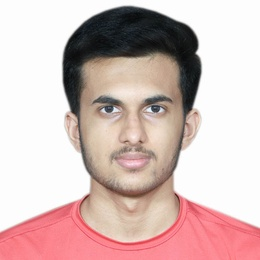
%> input picture Sem 5/IVP/Assignments/Asgn5/VATSALBHUVA.jpeg, 260 x 260 px, shrunk from 600 x 600 before the run
$ octave IIT2022004_q1.m   (GNU Octave 9; MATLAB toolbox functions it lacks are replaced by stand-ins)
%> lines starting %> are read from the running program, lines starting %| are printed output that depends on the picture
% Read the facial image
image = imread('VATSALBHUVA.jpeg');
%> image is the input picture: size 260x260x3 uint8; mean R, G, B 212.4, 188.5, 185.7
image = double(image);
%> image: size 260x260x3 double

% Convert the image to grayscale
gray_image = 0.2989 * image(:,:,1) + 0.5870 * image(:,:,2) + 0.1140 * image(:,:,3);
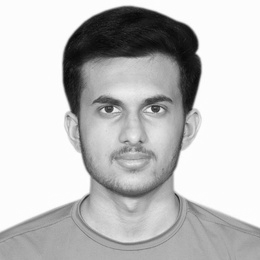
%> gray_image: size 260x260 double; min 7.92, max 255, mean 195.3

% Define filter function to apply convolution
function output = apply_filter(image, filter)
    [rows, cols] = size(image);
%> rows = 260; cols = 260
    [frows, fcols] = size(filter);
    pad_size_r = floor(frows / 2);
    pad_size_c = floor(fcols / 2);

    % Padding the image with zeros
    padded_image = padarray(image, [pad_size_r, pad_size_c], 0, 'both');
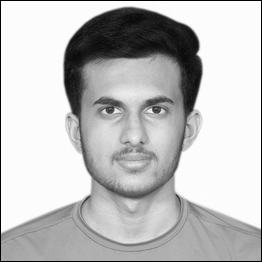
%> padded_image: size 262x262 double; min 0, max 255, mean 192.3
    output = zeros(rows, cols);

    % Applying the filter
    for i = 1:rows
        for j = 1:cols
            region = padded_image(i:i+frows-1, j:j+fcols-1);
            output(i, j) = sum(sum(region .* filter));
        end
    end
end

% 1. Average filter (3x3)
avg_filter = ones(3, 3) / 9;
avg_filtered_image = apply_filter(gray_image, avg_filter);

% 2. Gaussian filter (3x3)
sigma = 0.5;
gaussian_filter = zeros(3, 3);
for x = -1:1
    for y = -1:1
        gaussian_filter(x+2, y+2) = exp(-(x^2 + y^2) / (2 * sigma^2)) / (2 * pi * sigma^2);
    end
end
gaussian_filter = gaussian_filter / sum(gaussian_filter(:)); % Normalize
gaussian_filtered_image = apply_filter(gray_image, gaussian_filter);

% 3. Laplacian filter (3x3)
laplacian_filter = [0 -1 0; -1 4 -1; 0 -1 0]; % Explicitly define the Laplacian filter
laplacian_filtered_image = apply_filter(gray_image, laplacian_filter);
%> call 3 of apply_filter, with filter = [0 -1 0; -1 4 -1; 0 -1 0]
%> after the loop in apply_filter (call 3), `for i = 1:rows`:
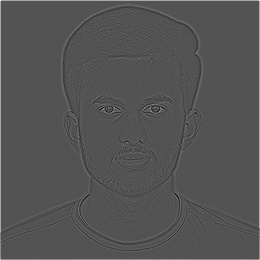
%> output: size 260x260 double; min -245, max 505.9, mean 3.5; drawn with min black and max white

% 4. Sobel filter (3x3)
sobel_x = [-1 0 1; -2 0 2; -1 0 1];
sobel_y = [-1 -2 -1; 0 0 0; 1 2 1];
sobel_x_image = apply_filter(gray_image, sobel_x);
%> call 4 of apply_filter, with filter = [-1 0 1; -2 0 2; -1 0 1]
%> after the loop in apply_filter (call 4), `for i = 1:rows`:
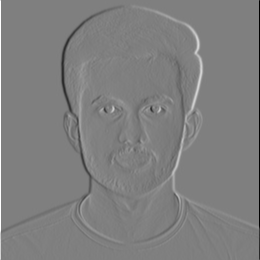
%> output: size 260x260 double; min -1011.9, max 1011.9, mean 0; drawn with min black and max white
sobel_y_image = apply_filter(gray_image, sobel_y);
%> call 5 of apply_filter, with filter = [-1 -2 -1; 0 0 0; 1 2 1]
%> after the loop in apply_filter (call 5), `for i = 1:rows`:
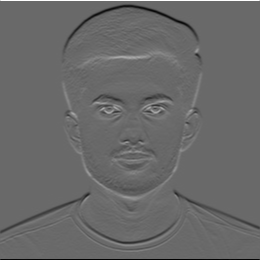
%> output: size 260x260 double; min -721.3, max 1018, mean -1.2; drawn with min black and max white
sobel_filtered_image = sqrt(sobel_x_image.^2 + sobel_y_image.^2);
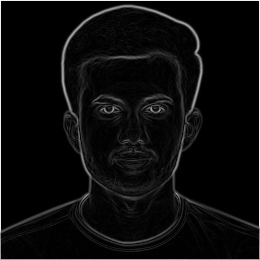
%> sobel_filtered_image: size 260x260 double; min 0, max 1073.3, mean 51.7; drawn with min black and max white

% 5. Median filter (3x3)
function output = median_filter(image, filter_size)
%> called with filter_size = 3
    [rows, cols] = size(image);
    pad_size = floor(filter_size / 2);
    padded_image = padarray(image, [pad_size, pad_size], 0, 'both');
    output = zeros(rows, cols);

    for i = 1:rows
        for j = 1:cols
            region = padded_image(i:i+filter_size-1, j:j+filter_size-1);
            output(i, j) = median(region(:));
        end
    end
end

median_filtered_image = median_filter(gray_image, 3);

% Display the results in one page
figure;
subplot(2,3,1), imshow(uint8(gray_image)), title('Original Grayscale Image');
subplot(2,3,2), imshow(uint8(avg_filtered_image)), title('Average Filter');
subplot(2,3,3), imshow(uint8(gaussian_filtered_image)), title('Gaussian Filter');
subplot(2,3,4), imshow(uint8(laplacian_filtered_image)), title('Laplacian Filter');
subplot(2,3,5), imshow(uint8(sobel_filtered_image)), title('Sobel Filter');
%> after `imshow(uint8(sobel_filtered_image))`:
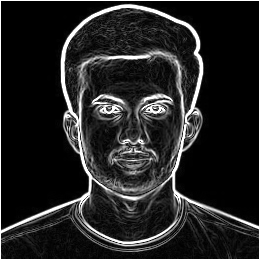
%> displayed picture: size 260x260, on the screen's scale of 0 to 255; min 0, max 255, mean 36.9
subplot(2,3,6), imshow(uint8(median_filtered_image)), title('Median Filter');
